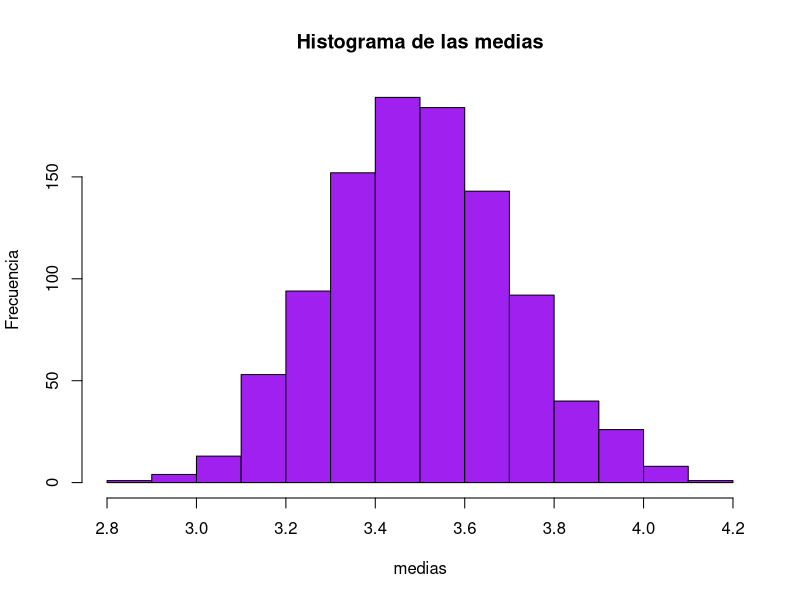

Reproduce this figure in R.
#Generación de un determinado número de muestras de tamaño n de la fdp normal
k <-1000 #El número de muestras deseadas k
x <-c(1:k) #Se crea el vector x de tamaño 100
n <-50 #Tamaño de la muestra n=5
for(i in 1:k) #Se usa el ciclo for para repetirlo k veces.
{
  #Se emplea la f.d.p normal para generar números aleatorios
  m=runif(n,min=1,max=6) #n es el tamaño de muestra mu=3 y sd=2
  x[i]=mean(m); # Se calcula la media y se asigna al vector x en la posición i
}
x #Se imprime el total de medias
hist(x,main="Histograma de las medias",col="purple",xlab="medias",ylab="Frecuencia")